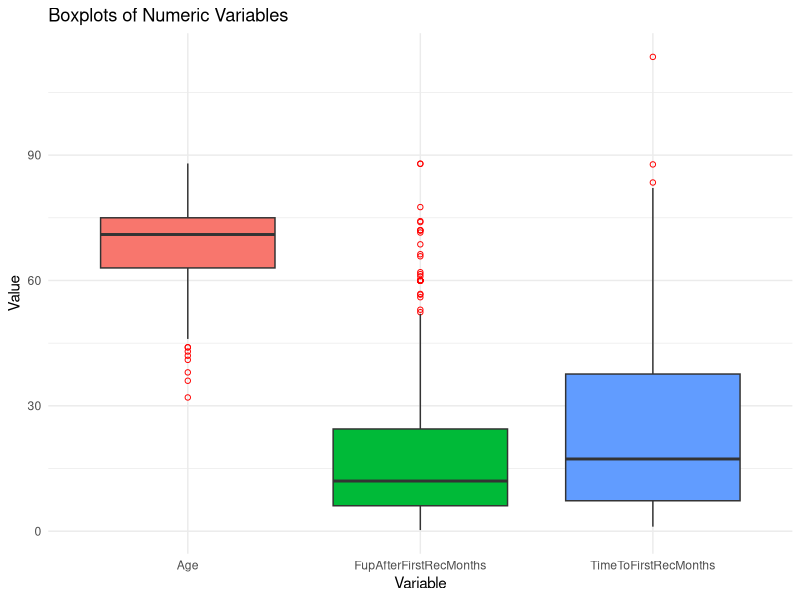
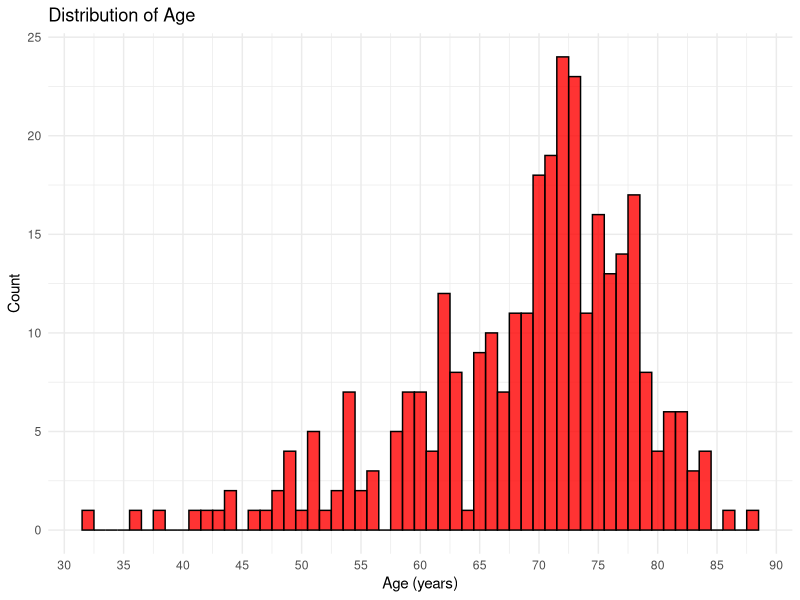
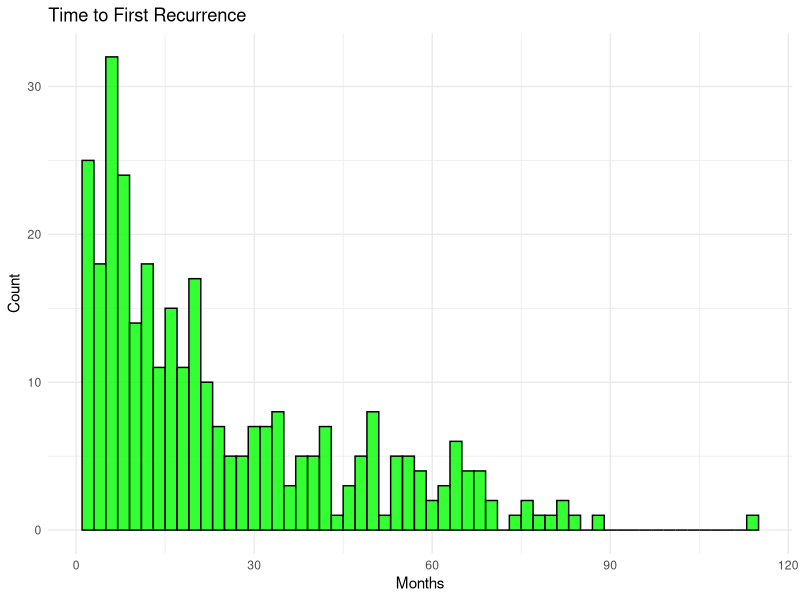
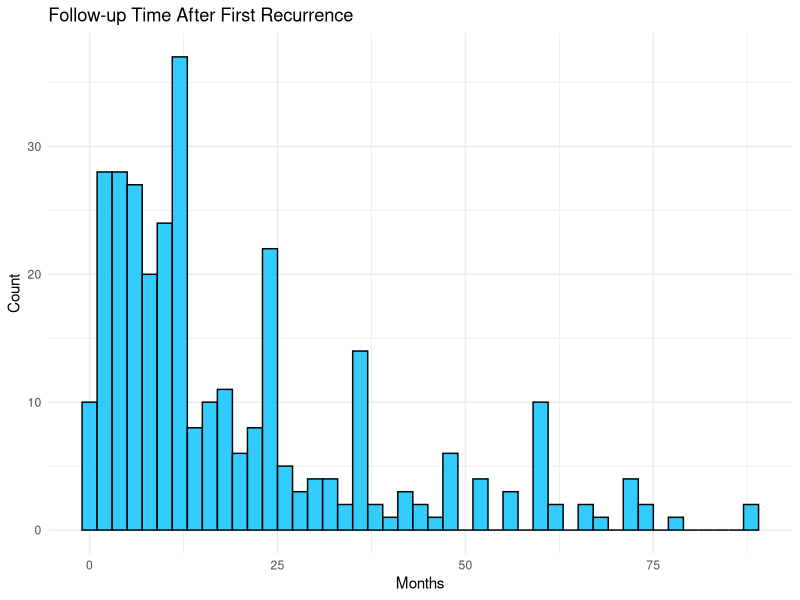
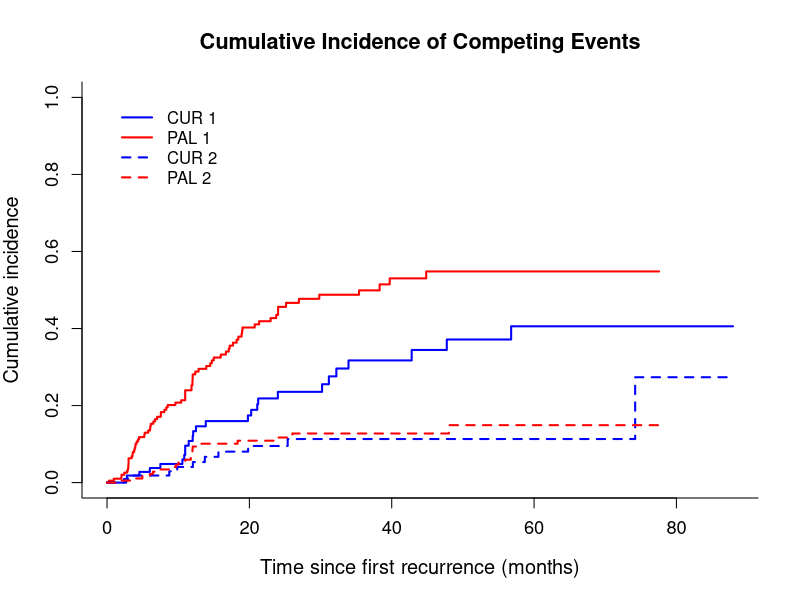

These charts were generated, in order, by the following R code: (Note: this script raises an error after producing the figures.)
## ---- chunk 1
knitr::opts_chunk$set(message = FALSE, warning = FALSE)
## ---- chunk 2
df <- read.csv("data.txt", header = TRUE, sep = " ")
head(df)
## ---- chunk 3
numerical_variables <-  c('Age', 'TimeToFirstRecMonths', 'FupAfterFirstRecMonths')
categorical_variables <- setdiff(names(df), c(numerical_variables, 'idpat'))
## ---- chunk 4
# Create frequency tables for each categorical variable
for (var in categorical_variables) {
  cat("\n\nVariable:", var, "\n")
  print(prop.table(table(df[[var]])) * 100)
  print(table(df[[var]]))
}
## ---- chunk 5
library(psych)
# Descriptive statistics including 1st and 3rd quartile
describe(df[numerical_variables], quant = c(0.25, 0.75))
## ---- chunk 6
library(tidyr)
library(ggplot2)

# Reshape the dataset to long format
df_long <- df %>%
  pivot_longer(cols = c(Age, TimeToFirstRecMonths, FupAfterFirstRecMonths),
               names_to = "Variable",
               values_to = "Value")

# Create a single boxplot with facets for each variable
ggplot(df_long, aes(x = Variable, y = Value, fill = Variable)) +
  geom_boxplot(outlier.colour = "red", outlier.shape = 1) +
  labs(title = "Boxplots of Numeric Variables",
       x = "Variable",
       y = "Value") +
  theme_minimal() +
  theme(legend.position = "none")

## ---- chunk 7
library(ggplot2)

ggplot(df, aes(x = Age)) +
  geom_histogram(binwidth = 1, fill = "red", color = "black", alpha = 0.8) +
  labs(title = "Distribution of Age",
       x = "Age (years)",
       y = "Count") +
  theme_minimal() +
  scale_x_continuous(breaks = seq(30, 90, by = 5))  # Set x-axis breaks at every 5 years
## ---- chunk 8
ggplot(df, aes(x = TimeToFirstRecMonths)) +
  geom_histogram(binwidth = 2, fill = "green", color = "black", alpha = 0.8) +
  labs(title = "Time to First Recurrence",
       x = "Months",
       y = "Count") +
  theme_minimal()
## ---- chunk 9
ggplot(df, aes(x = FupAfterFirstRecMonths)) +
  geom_histogram(binwidth = 2, fill = "deepskyblue", color = "black", alpha = 0.8) +
  labs(title = "Follow-up Time After First Recurrence",
       x = "Months",
       y = "Count") +
  theme_minimal()
## ---- chunk 10
library(cmprsk)

# Compute Cumulative Incidence Functions
cif <- with(df, cuminc(
  ftime = FupAfterFirstRecMonths,
  fstatus = SecondRecOrDeath,
  group = RecTreat))

print(cif)
## ---- chunk 11
# Perform Gray's test and display results
cif$Tests
## ---- chunk 12
# Aalen-Johansen CIF plot
plot(cif, 
     lty = c(1, 1, 2, 2), 
     col = c("blue", "red", "blue", "red"),
     lwd = 2,
     xlab = "Time since first recurrence (months)", 
     ylab = "Cumulative incidence",
     main = "Cumulative Incidence of Competing Events",
     xaxs = "r", yaxs = "r", 
     cex.lab = 1.2, cex.main = 1.3, cex.axis = 1.1)
## ---- chunk 13
# Make sure the event variable is numeric
df$SecondRecOrDeath <- as.numeric(df$SecondRecOrDeath)

# Define variables to analyze
vars <- c("Age", "Gender", "RecMultinodular", "RecNoduleLargeSize", 
          "RecExtrahepatic", "TimeToFirstRecMonths", "RecTreat")

# Outcome variables for cause-specific Cox models
# Composite endpoint (event = 1 or 2)
df$composite_event <- ifelse(df$SecondRecOrDeath != 0, 1, 0)

# Second recurrence as event, others as censored
df$cs_rec <- ifelse(df$SecondRecOrDeath == 1, 1, 0)

# Death without recurrence as event, others as censored
df$cs_death <- ifelse(df$SecondRecOrDeath == 2, 1, 0)
## ---- chunk 14
cat("----- Death without Recurrence (cause-specific Cox) -----\n\n")
for (v in vars) {
  f <- as.formula(paste("Surv(FupAfterFirstRecMonths, cs_death) ~", v))
  model <- coxph(f, data = df)
  print(summary(model))
}
## ---- chunk 15
run_univariate <- function(event, var_list, time, data) {
  results <- data.frame(Variable = var_list,
                        HR = NA,
                        Lower95CI = NA,
                        Upper95CI = NA,
                        p.value = NA)
  
  for (i in seq_along(var_list)) {
    var <- var_list[i]
    formula <- as.formula(paste0("Surv(", time, ", ", event, ") ~ ", var))
    model <- coxph(formula, data = data)
    s <- summary(model)
    results$HR[i] <- round(s$coef[1, "exp(coef)"], 2)
    results$Lower95CI[i] <- round(s$conf.int[1, "lower .95"], 2)
    results$Upper95CI[i] <- round(s$conf.int[1, "upper .95"], 2)
    results$p.value[i] <- signif(s$coef[1, "Pr(>|z|)"], 3)
  }
  return(results)
}

## ---- chunk 16
# Univariate analysis for Second Recurrence
res_secondrec <- run_univariate("SecondRec", variables, "FupAfterFirstRecMonths", hcc_data)

# Univariate analysis for Death Without Second Recurrence
res_death <- run_univariate("DeathNoSecondRec", variables, "FupAfterFirstRecMonths", hcc_data)

# Univariate analysis for Composite Outcome
res_composite <- run_univariate("Composite", variables, "FupAfterFirstRecMonths", hcc_data)
